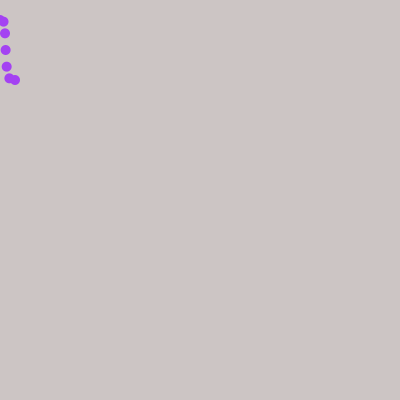
Frame 1 (no input)
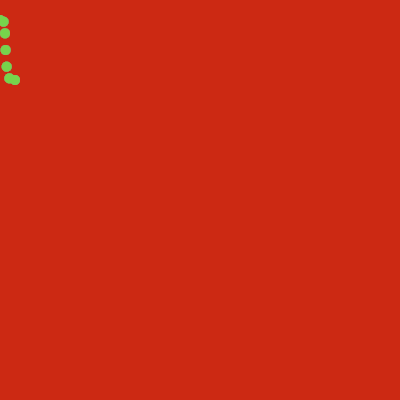
Frame 60 (the mouse pressed at the canvas centre just before this capture)
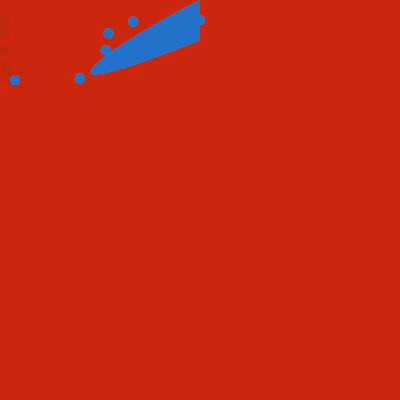
Frame 120 (the mouse held since frame 60 and released just before this capture)

The Processing sketch that drew these frames (run headless with seeded random() and noise(); from frame 60 on, the mouse is pressed at the canvas centre):

// Processing sketch: processing_108866
// ── processing_108866.pde

// Homework 3
// Lincoln He_Communication Design 2014_CMU_PGH

float x, y, wd, ht;
color col;

// no varibles, use magic numbers
void setup()
{
  size (400, 400);
  x= 0;
  y=height*.6;
  wd = width*.35;
  ht= height*.43;
  
  frameRate(70);
  noStroke();
  
  
}


void draw()
{
  //background (200, 200, 0);
  //ellipse (x, y, wd, ht);
 // x =x + 1;
 
 fill (200,30,0,10);
 rect(0,0, width, height);
 //fill(0,0,255);
 fill (random(255), random(255), random(255));
 //ellipse (x, y, wd, ht);
 //x =x + 1;
 ellipse(mouseX, mouseY, mouseX-mouseY, random (width));
 

bezier(mouseX, mouseX*.2, mouseX-mouseY, mouseY*.6, mouseX*.6, mouseY*.2, mouseY, mouseY-mouseX);
int steps = 6;
for (int i = 0; i <= steps; i++) {
  float t = i / float(steps);
  // Get the location of the point
  float x = bezierPoint(mouseX, 10, mouseX, 15, t);
  float y = bezierPoint(20, 10, 90, 80, t);
  // Get the tangent points
  float tx = bezierTangent(mouseY, 10, mouseY, 15, t);
  float ty = bezierTangent(20, 10, 90, 80, t);
  // Calculate an angle from the tangent points
  float a = atan2(ty, tx);
  a += PI;
  
  //line(x, y, cos(a)*30 + x, sin(a)*30 + y);
  // The following line of code makes a line 
  // inverse of the above line
  //line(x, y, cos(a)*-30 + x, sin(a)*-30 + y);
  noStroke();
  ellipse(x, y, 10, 10);
}

}
